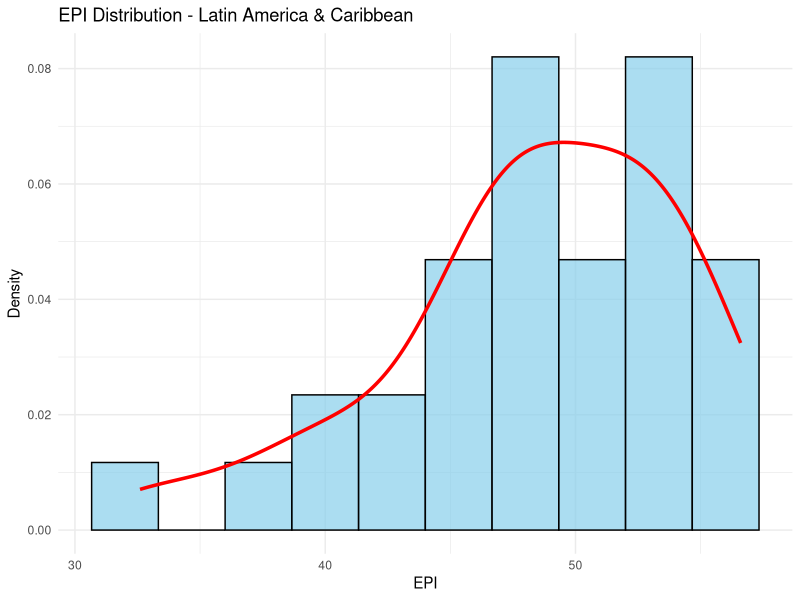
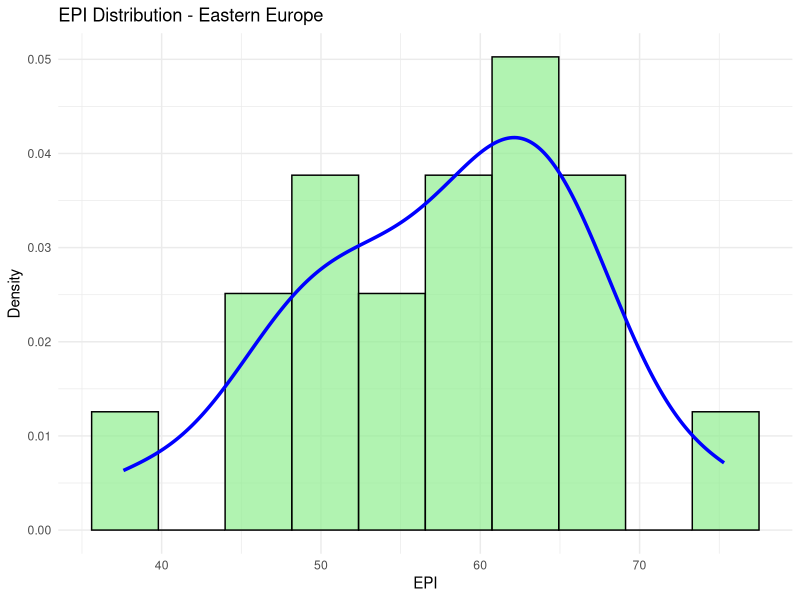
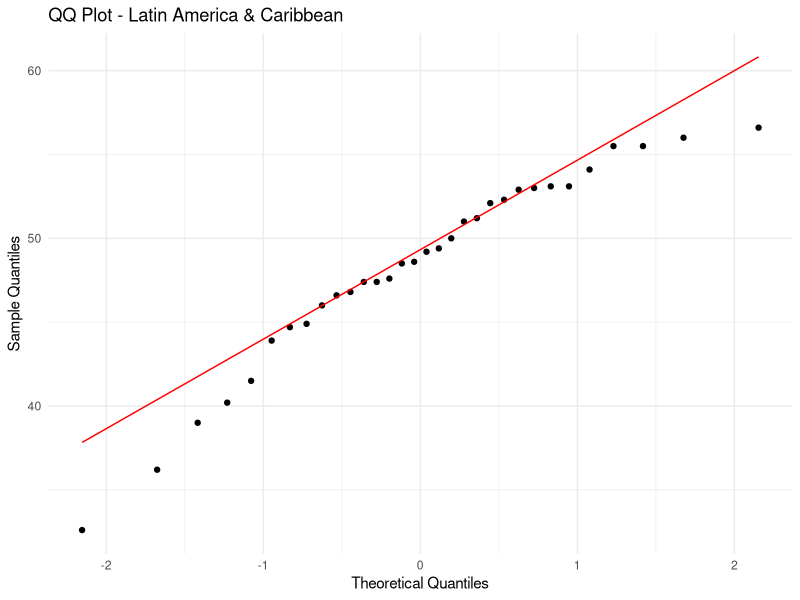
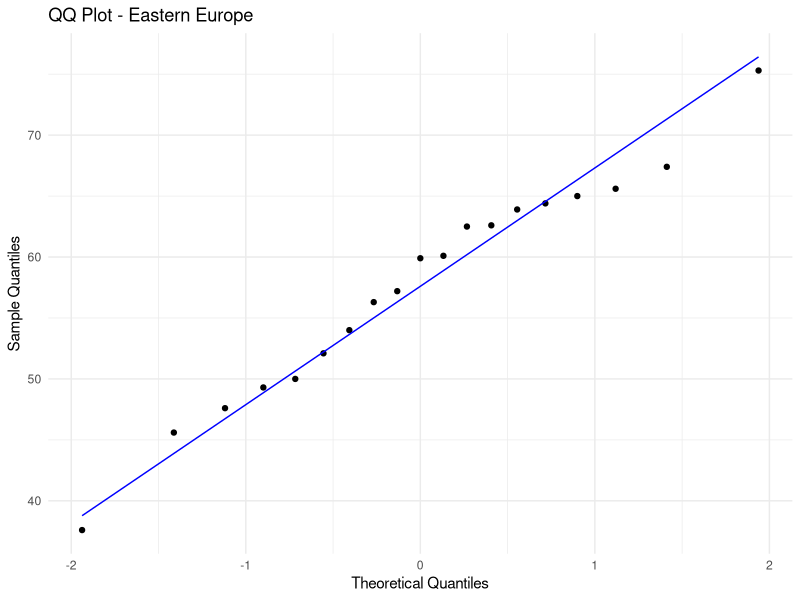
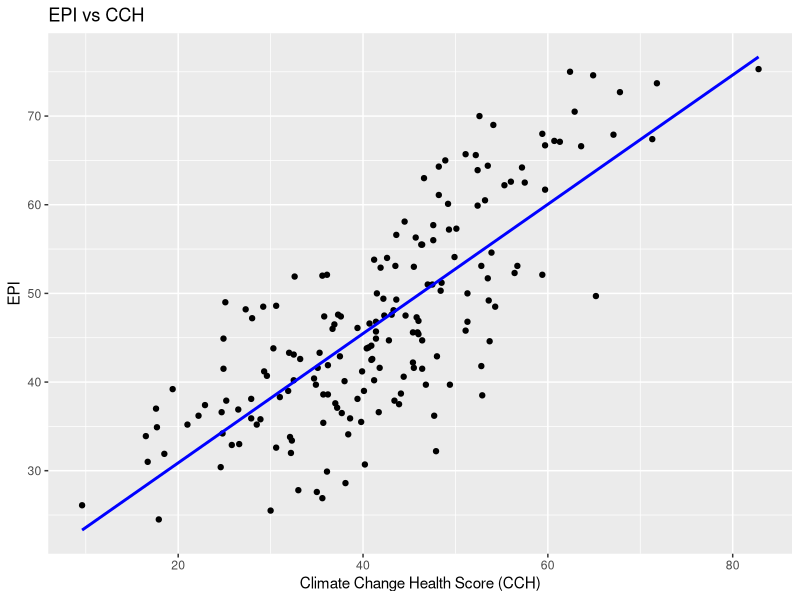
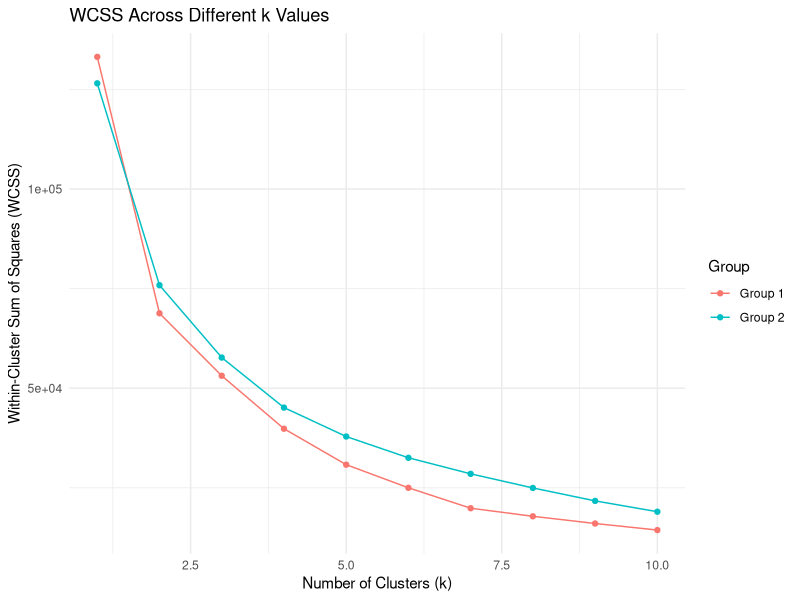

Write the R code that produced these figures, in order.
#First Slide
#1. Derive 2 subsets each for a particular region


setwd("C:/Users/Meena/Desktop/DataAnalytics/DataAnalytics/Lab3Assignment2")

epi_data <- read.csv("epi2024results_DA_F24_lab03.csv")

head(epi_data)


# Subset for "Latin America & Caribbean"
latin_america_data <- subset(epi_data, region == "Latin America & Caribbean")

# Subset for "Eastern Europe"
eastern_europe_data <- subset(epi_data, region == "Eastern Europe")

# Check the first few rows of each subset to make sure it worked
head(latin_america_data)
head(eastern_europe_data)







#First Slide
#1.1. Plot histograms for a variable of your choice for both regions with density lines overlayed

install.packages("ggplot2")
library(ggplot2)



# Latin America & Caribbean histogram with density line
ggplot(latin_america_data, aes(x = EPI)) +
  geom_histogram(aes(y = ..density..), bins = 10, fill = "skyblue", color = "black", alpha = 0.7) +
  geom_density(color = "red", size = 1.2) +
  ggtitle("EPI Distribution - Latin America & Caribbean") +
  xlab("EPI") +
  ylab("Density") +
  theme_minimal()


# Eastern Europe histogram with density line
ggplot(eastern_europe_data, aes(x = EPI)) +
  geom_histogram(aes(y = ..density..), bins = 10, fill = "lightgreen", color = "black", alpha = 0.7) +
  geom_density(color = "blue", size = 1.2) +
  ggtitle("EPI Distribution - Eastern Europe") +
  xlab("EPI") +
  ylab("Density") +
  theme_minimal()






#First Slide
#1.2. Plot QQ plots for both variables compared to known probability distributions.

# Load required libraries
library(ggplot2)


# QQ plot for Latin America & Caribbean
ggplot(latin_america_data, aes(sample = EPI)) +
  stat_qq() +
  stat_qq_line(color = "red") +
  ggtitle("QQ Plot - Latin America & Caribbean") +
  xlab("Theoretical Quantiles") +
  ylab("Sample Quantiles") +
  theme_minimal()

# QQ plot for Eastern Europe
ggplot(eastern_europe_data, aes(sample = EPI)) +
  stat_qq() +
  stat_qq_line(color = "blue") +
  ggtitle("QQ Plot - Eastern Europe") +
  xlab("Theoretical Quantiles") +
  ylab("Sample Quantiles") +
  theme_minimal()



#FIRST SLIDE DONE!!!



##########################################################




#Second Slide

#2.1. Choose a subset of 5 variables (excluding EPI) and using the formula EPI~VAR1+VAR2+VAR3+
#VAR4+VAR5, fit a linear model and identify which variable most significantly influences EPI. Plot that variable
#with another and overlay the fitted line.

# Load necessary libraries
library(ggplot2)

# Fit the linear model
model <- lm(EPI ~ PAR + BDH + TBN + PSU + CCH, data = epi_data)

summary(model)

# Load necessary libraries
library(ggplot2)

# Plot CCH against EPI
ggplot(epi_data, aes(x = CCH, y = EPI)) +
  geom_point() +
  geom_smooth(method = "lm", se = FALSE, color = "blue") +
  labs(title = "EPI vs CCH",
       x = "Climate Change Health Score (CCH)",
       y = "EPI")




# Second Slide
# Second BUllet
# 2.2. Repeat the previous model with a subset of 1 region and in 1-2 sentences explain which model is a
#better fit and why you think that is the case.


# Load necessary libraries
library(ggplot2)
library(dplyr)

# Filter data for Latin America & Caribbean
latin_america_data <- epi_data %>% filter(region == "Latin America & Caribbean")

# Fit the linear model using the same variables as before
model_latin_america <- lm(EPI ~ PAR + BDH + TBN + PSU + CCH, data = latin_america_data)

# Summary of the model
summary(model_latin_america)




#Paragraph
#The overall model has a higher R-squared value (0.8418) than the Latin America & Caribbean model (0.5481), indicating that it fits the data better and explains more variation in EPI scores. 
#While the regional model offers useful insights, the overall model is more effective for understanding environmental performance indicators.










##########################################################

# Slide 3
# Bullet 1

#3.1. Choose a subset of 5 variables and filter the subset by region keeping 3 regions out of 8 (representing 3
#classes), then train a kNN model to predict the region based on these variables. Evaluate the model using a
#contingency matrix and calculate the accuracy of correct classifications.


# Step 1: Filter the dataset for the chosen regions
selected_regions <- c("Southern Asia", "Eastern Europe", "Latin America & Caribbean")
filtered_data <- epi_data %>% filter(region %in% selected_regions)

# Step 2: Select the subset of 5 variables and the class label (region)
subset_data <- filtered_data %>% select(EPI, PAR, BDH, TBN, PSU, CCH, region)

# Step 3: Remove rows with missing values in the subset_data
subset_data <- na.omit(subset_data)  # Remove rows with NAs

# Ensure the number of rows after removing NAs is consistent
if (nrow(subset_data) == 0) {
  stop("No data available after removing missing values.")
}

# Step 4: Prepare the data for kNN
# Get class labels before normalizing
class_labels <- subset_data$region  # Get the class labels

# Normalizing the data (excluding the region)
normalized_data <- scale(subset_data[, -ncol(subset_data)])  # Exclude the last column (region)

# Step 5: Split the dataset into training and testing sets
set.seed(123)  # For reproducibility
train_index <- sample(1:nrow(normalized_data), size = 0.7 * nrow(normalized_data))  # 70% for training

# Subset data and labels according to the training indices
train_data <- normalized_data[train_index, ]
test_data <- normalized_data[-train_index, ]
train_labels <- class_labels[train_index]
test_labels <- class_labels[-train_index]

# Check lengths to ensure they match
cat("Length of training data:", nrow(train_data), "\n")  # Number of rows in training data
cat("Length of training labels:", length(train_labels), "\n")  # Number of training labels



# Step 6: Load the required library for kNN
library(class)  # Ensure this is loaded for the kNN function

# Step 7: Train the kNN model and make predictions
k_value <- 3  # You can choose an appropriate value for k
predictions <- knn(train_data, test_data, train_labels, k = k_value)

# Step 8: Create a contingency matrix
contingency_matrix <- table(Predicted = predictions, Actual = test_labels)
print("Contingency Matrix:")
print(contingency_matrix)

# Step 9: Calculate accuracy
accuracy <- sum(diag(contingency_matrix)) / sum(contingency_matrix)
cat("Accuracy of the kNN model:", accuracy * 100, "%\n")




# Slide 3
# Bullet 2!

#3.2. Repeat the previous model with the same variables for another set of 3 other regions and evaluate. In 1-
#2 sentences explain which model is better and why you think that is the case.


# Bullet 3.2

# Step 1: Choose a new set of 3 regions
new_selected_regions <- c("North America", "Sub-Saharan Africa", "Western Europe")  # Example set


# Step 2: Filter the dataset for the new chosen regions
new_filtered_data <- epi_data %>% filter(region %in% new_selected_regions)


# Step 3: Select the same 5 variables and the class label (region)
new_subset_data <- new_filtered_data %>% select(EPI, PAR, BDH, TBN, PSU, CCH, region)

# Step 4: Remove rows with missing values in the new_subset_data
new_subset_data <- na.omit(new_subset_data)

# Step 5: Prepare the data for kNN
new_class_labels <- new_subset_data$region  # Get the class labels
new_normalized_data <- scale(new_subset_data[, -ncol(new_subset_data)])  # Normalize data excluding the region column


# Step 6: Split the dataset into training and testing sets
set.seed(123)  # For reproducibility
new_train_index <- sample(1:nrow(new_normalized_data), size = 0.7 * nrow(new_normalized_data))  # 70% for training

# Subset data and labels for training/testing sets
new_train_data <- new_normalized_data[new_train_index, ]
new_test_data <- new_normalized_data[-new_train_index, ]
new_train_labels <- new_class_labels[new_train_index]
new_test_labels <- new_class_labels[-new_train_index]

# Step 7: Train the kNN model and make predictions
new_predictions <- knn(new_train_data, new_test_data, new_train_labels, k = 3)

# Step 8: Create a contingency matrix
new_contingency_matrix <- table(Predicted = new_predictions, Actual = new_test_labels)
print("Contingency Matrix for new regions:")
print(new_contingency_matrix)

# Step 9: Calculate accuracy
new_accuracy <- sum(diag(new_contingency_matrix)) / sum(new_contingency_matrix)
cat("Accuracy of the new kNN model:", new_accuracy * 100, "%\n")

# Step 10: Compare the two models' accuracies
cat("Previous model accuracy:", accuracy * 100, "%\n")
cat("New model accuracy:", new_accuracy * 100, "%\n")


#The new model performed better than the previous one, with a perfect accuracy of 100%. This might be because the regions chosen (North America, Sub-Saharan Africa, and Western Europe) have more noticeable differences in their environmental data, which made it easier for the kNN model to correctly classify them compared to the regions used in the previous model.






#Slide 4
#Bullet 1

#Clustering (3%)
#Using the EPI results dataset to perform the following:
  #1. Fit a k-means model for a subset of 5 variables for 2 different groups of regions (3 each)
#1.1. Compare the performance of the models using their within cluster sum of squares.



# Load necessary libraries
library(dplyr)

# Step 1: Choose two groups of 3 regions
group1_regions <- c("Latin America & Caribbean", "Greater Middle East", "Southern Asia")
group2_regions <- c("Asia-Pacific", "Former Soviet States", "Eastern Europe")

# Step 2: Filter the dataset for each group of regions
group1_data <- epi_data %>% filter(region %in% group1_regions)
group2_data <- epi_data %>% filter(region %in% group2_regions)

# Step 3: Select a subset of 5 variables for clustering
variables_subset <- c("EPI", "PAR", "BDH", "TBN", "PSU")  # Use the correct variable names

# Step 4: Subset the data and remove rows with NA values
group1_subset <- group1_data %>% select(all_of(variables_subset)) %>% na.omit()
group2_subset <- group2_data %>% select(all_of(variables_subset)) %>% na.omit()

# Check number of distinct data points
print(paste("Number of distinct points in Group 2:", nrow(group2_subset)))

# Step 5: Fit k-means models for both groups with a set number of clusters (k)
set.seed(123)  # For reproducibility
k_group1 <- 3  # Set the number of clusters for group 1

# Fit k-means model for group 1
kmeans_group1 <- kmeans(group1_subset, centers = k_group1, nstart = 25)
wcss_group1 <- kmeans_group1$tot.withinss  # Get the within-cluster sum of squares

# For group 2, adjust the number of clusters based on distinct points
k_group2 <- min(3, nrow(group2_subset))  # Adjust cluster count to number of distinct points

if (nrow(group2_subset) > 0) {
  # Fit k-means model for group 2 if there are data points
  kmeans_group2 <- kmeans(group2_subset, centers = k_group2, nstart = 25)
  wcss_group2 <- kmeans_group2$tot.withinss  # Get the within-cluster sum of squares
  print(paste("WCSS for Group 2:", wcss_group2))
} else {
  print("No data points available for Group 2.")
}

# Step 6: Compare the performance of the models using their within cluster sum of squares
print(paste("WCSS for Group 1:", wcss_group1))









#Slide 4
# Bullet 2
#1.2. In a loop fit kmeans models for both subsets using multiple values of k. Plot WCSS across k values. In
#1-2 sentences explain which model is better and why you think that is the case


# Load necessary libraries
library(dplyr)
library(ggplot2)

# Step 1: Define a range of k values to test
k_values <- 1:10  # You can adjust this range if necessary

# Initialize vectors to store WCSS for each k value
wcss_group1 <- numeric(length(k_values))
wcss_group2 <- numeric(length(k_values))

# Fit k-means models for both groups using multiple k values
for (k in k_values) {
  if (nrow(group1_subset) > 0) {
    kmeans_group1 <- kmeans(group1_subset, centers = k, nstart = 25)
    wcss_group1[k] <- kmeans_group1$tot.withinss
  }
  
  if (nrow(group2_subset) > 0) {
    kmeans_group2 <- kmeans(group2_subset, centers = k, nstart = 25)
    wcss_group2[k] <- kmeans_group2$tot.withinss
  }
}

# Step 2: Create a data frame for plotting
wcss_data <- data.frame(
  k = rep(k_values, 2),
  WCSS = c(wcss_group1, wcss_group2),
  Group = rep(c("Group 1", "Group 2"), each = length(k_values))
)

# Step 3: Plot WCSS across k values
ggplot(wcss_data, aes(x = k, y = WCSS, color = Group)) +
  geom_line() +
  geom_point() +
  labs(title = "WCSS Across Different k Values",
       x = "Number of Clusters (k)",
       y = "Within-Cluster Sum of Squares (WCSS)") +
  theme_minimal()

# Optionally, print the best k for each group based on the elbow method
best_k_group1 <- which.min(diff(diff(wcss_group1)))
best_k_group2 <- which.min(diff(diff(wcss_group2)))

print(paste("Best k for Group 1:", best_k_group1))
print(paste("Best k for Group 2:", best_k_group2))


#Explanation:
#The k-means model indicated that the optimal number of clusters (
#𝑘
#k) for both Group 1 and Group 2 is 7. When comparing the models using the within-cluster sum of squares (WCSS) at this 
#𝑘
#k, Group 1 has a WCSS of approximately 53,119, while Group 2 has a WCSS of about 57,687. Since Group 1 has a lower WCSS value, it suggests a better fit for the data compared to Group 2.
